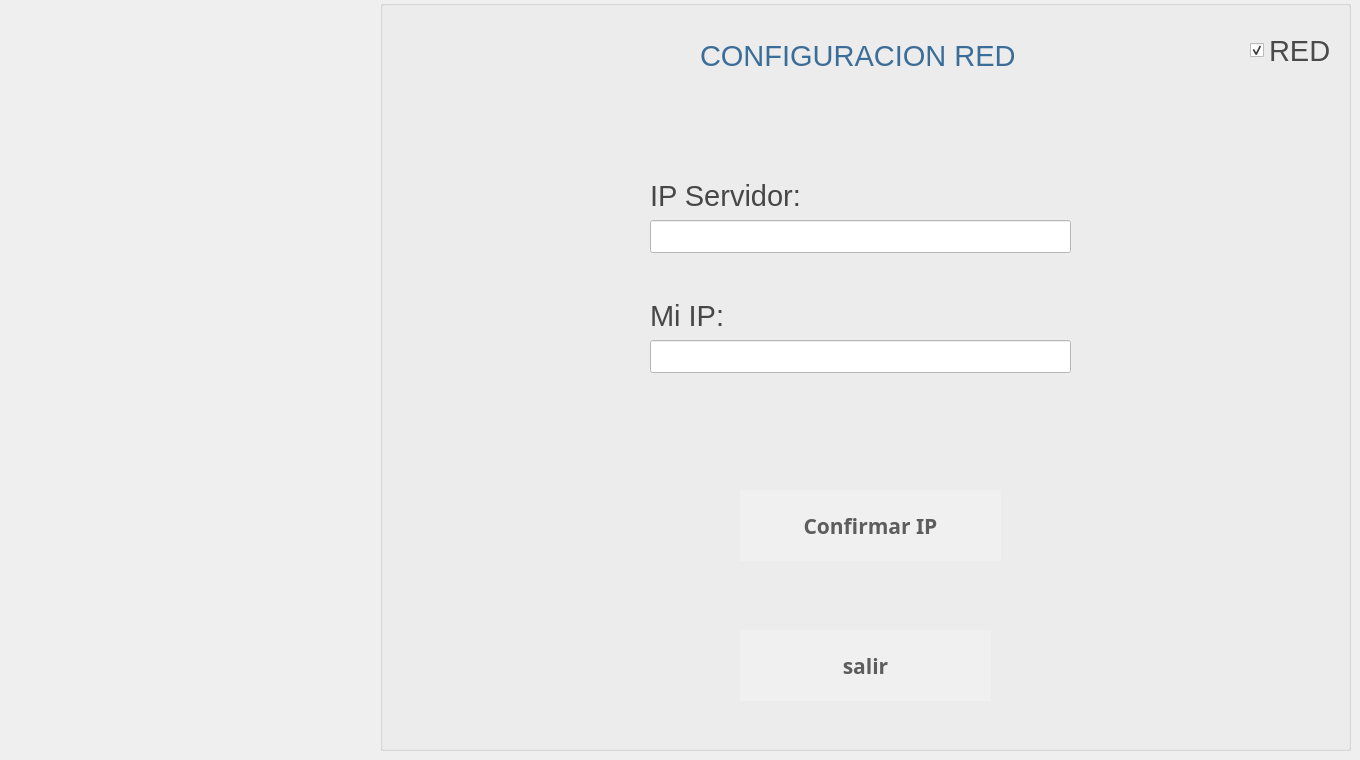
   <widget class="QWidget" name="page_6">
    <widget class="QGroupBox" name="groupBox">
     <property name="geometry">
      <rect>
       <x>380</x>
       <y>0</y>
       <width>971</width>
       <height>751</height>
      </rect>
     </property>
     <property name="title">
      <string/>
     </property>
     <widget class="QLabel" name="ltime_35">
      <property name="geometry">
       <rect>
        <x>270</x>
        <y>300</y>
        <width>281</width>
        <height>31</height>
       </rect>
      </property>
      <property name="font">
       <font>
        <family>Segoe UI</family>
        <pointsize>22</pointsize>
        <weight>50</weight>
        <italic>false</italic>
        <bold>false</bold>
       </font>
      </property>
      <property name="styleSheet">
       <string notr="true">background-color:transparent;
color:rgb(71, 71, 71)
</string>
      </property>
      <property name="text">
       <string>Mi IP:</string>
      </property>
     </widget>
     <widget class="QPushButton" name="bconfirmarIP">
      <property name="geometry">
       <rect>
        <x>360</x>
        <y>490</y>
        <width>261</width>
        <height>71</height>
       </rect>
      </property>
      <property name="font">
       <font>
        <family>Ubuntu Mono</family>
        <pointsize>16</pointsize>
        <weight>75</weight>
        <italic>false</italic>
        <bold>true</bold>
        <underline>false</underline>
       </font>
      </property>
      <property name="toolTip">
       <string>Ayuda</string>
      </property>
      <property name="toolTipDuration">
       <number>3</number>
      </property>
      <property name="whatsThis">
       <string extracomment="help"/>
      </property>
      <property name="styleSheet">
       <string notr="true">background-color:rgb(240, 240, 240);
color:rgb(93, 93, 93);
border-radius:80%</string>
      </property>
      <property name="text">
       <string>Confirmar IP</string>
      </property>
      <property name="icon">
       <iconset>
        <normaloff>../../../../../../cajsSATELITE/eum/app/cajeroF/iconos/fl.png</normaloff>../../../../../../cajsSATELITE/eum/app/cajeroF/iconos/fl.png</iconset>
      </property>
      <property name="iconSize">
       <size>
        <width>40</width>
        <height>40</height>
       </size>
      </property>
     </widget>
     <widget class="QCheckBox" name="ch1">
      <property name="geometry">
       <rect>
        <x>870</x>
        <y>20</y>
        <width>151</width>
        <height>61</height>
       </rect>
      </property>
      <property name="font">
       <font>
        <family>Segoe UI</family>
        <pointsize>22</pointsize>
       </font>
      </property>
      <property name="styleSheet">
       <string notr="true">color:rgb(74, 74, 74)</string>
      </property>
      <property name="text">
       <string>RED</string>
      </property>
      <property name="checked">
       <bool>true</bool>
      </property>
     </widget>
     <widget class="QLineEdit" name="lhost">
      <property name="geometry">
       <rect>
        <x>270</x>
        <y>220</y>
        <width>421</width>
        <height>33</height>
       </rect>
      </property>
      <property name="styleSheet">
       <string notr="true">background-color:white;
color:black;</string>
      </property>
     </widget>
     <widget class="QLabel" name="ltime_36">
      <property name="geometry">
       <rect>
        <x>270</x>
        <y>180</y>
        <width>271</width>
        <height>31</height>
       </rect>
      </property>
      <property name="font">
       <font>
        <family>Segoe UI</family>
        <pointsize>22</pointsize>
        <weight>50</weight>
        <italic>false</italic>
        <bold>false</bold>
       </font>
      </property>
      <property name="styleSheet">
       <string notr="true">background-color:transparent;
color:rgb(71, 71, 71)
</string>
      </property>
      <property name="text">
       <string>IP Servidor:</string>
      </property>
     </widget>
     <widget class="QLabel" name="ltime_33">
      <property name="geometry">
       <rect>
        <x>320</x>
        <y>40</y>
        <width>491</width>
        <height>31</height>
       </rect>
      </property>
      <property name="font">
       <font>
        <family>Segoe UI</family>
        <pointsize>22</pointsize>
        <weight>50</weight>
        <italic>false</italic>
        <bold>false</bold>
       </font>
      </property>
      <property name="styleSheet">
       <string notr="true">background-color:transparent;
color:rgb(59, 109, 153);

</string>
      </property>
      <property name="text">
       <string>CONFIGURACION RED</string>
      </property>
     </widget>
     <widget class="QLineEdit" name="lip">
      <property name="geometry">
       <rect>
        <x>270</x>
        <y>340</y>
        <width>421</width>
        <height>33</height>
       </rect>
      </property>
      <property name="styleSheet">
       <string notr="true">background-color:white;
color:black;</string>
      </property>
     </widget>
     <widget class="QPushButton" name="bsalirred">
      <property name="geometry">
       <rect>
        <x>360</x>
        <y>630</y>
        <width>251</width>
        <height>71</height>
       </rect>
      </property>
      <property name="font">
       <font>
        <family>Ubuntu Mono</family>
        <pointsize>16</pointsize>
        <weight>75</weight>
        <italic>false</italic>
        <bold>true</bold>
        <underline>false</underline>
       </font>
      </property>
      <property name="toolTip">
       <string>Ayuda</string>
      </property>
      <property name="toolTipDuration">
       <number>3</number>
      </property>
      <property name="whatsThis">
       <string extracomment="help"/>
      </property>
      <property name="styleSheet">
       <string notr="true">background-color:rgb(240, 240, 240);
color:rgb(93, 93, 93);
border-radius:80%</string>
      </property>
      <property name="text">
       <string>salir</string>
      </property>
      <property name="icon">
       <iconset>
        <normaloff>../../../../../../cajsSATELITE/eum/app/cajeroF/iconos/fb5.png</normaloff>../../../../../../cajsSATELITE/eum/app/cajeroF/iconos/fb5.png</iconset>
      </property>
      <property name="iconSize">
       <size>
        <width>40</width>
        <height>40</height>
       </size>
      </property>
     </widget>
    </widget>
   </widget>
